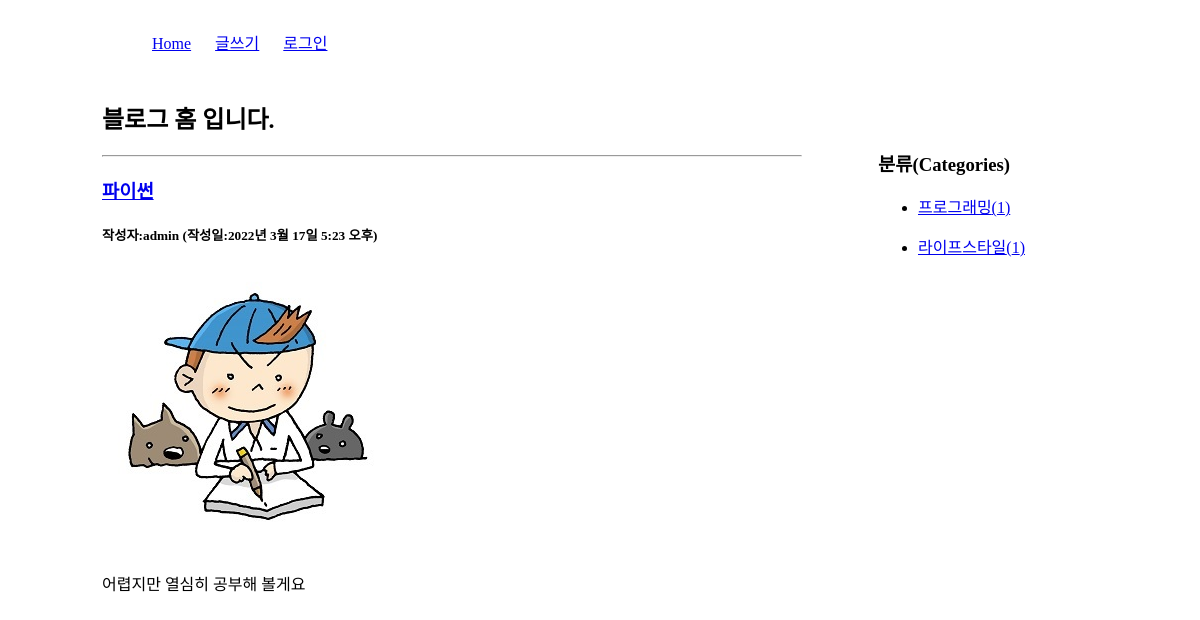
The app's page /blog/category/프로그래밍/ with its own data.
### blog/models.py (models this page shows, shortened)
class Post(models.Model):
    title = models.CharField(max_length=100)
    content = models.TextField()
    pub_date = models.DateTimeField()
    modify_date = models.DateTimeField(null=True, blank=True)
    photo = models.ImageField(upload_to='blog/images/%Y/%m/%d/',
                              null=True, blank=True)
    author = models.ForeignKey(User, on_delete=models.CASCADE)
    category = models.ForeignKey(Category, null=True, blank=True,
                            on_delete=models.SET_NULL)

class Category(models.Model):
    name = models.CharField(max_length=50, unique=True)        # 카테고리 이름
    slug = models.SlugField(max_length=200, unique=True, allow_unicode=True)    # 한글인코딩
    def __str__(self):
        return self.name
    def get_absolute_url(self):
        return "/blog/category/{}".format(self.slug)
    class Meta:
        verbose_name_plural = 'Categories'

### blog/views.py (the view)
# urls.py: path('category/<str:slug>/', views.category_page, name ='category_page'),
def category_page(request, slug):
    category = Category.objects.get(slug=slug)
    post_list = Post.objects.filter(category=category)
    categories = Category.objects.all()
    context = {
        'category' :category,
        'post_list' :post_list,
        'categories' :categories
    }
    return render(request, 'blog/post_list.html', context)

### templates/blog/post_list.html (shortened to what this page needs)
<!DOCTYPE html>
<html lang="ko">
{% load static %}
<head>
    <link rel="stylesheet" href="{% static 'blog/css/style.css' %}">
</head>
<body>
    <div id="container">
        {% include 'navbar.html' %}
        <section id="list">
            <h1>블로그 홈 입니다.</h1>
            {% if post_list %}
                {% for post in post_list %}
                    <hr>
                    <h3><a href="{% url 'blog:detail' post.id %}">{{ post.title }}</a></h3>
                    <h5>작성자:{{ post.author }} (작성일:{{ post.pub_date }})</h5>
                    {% if post.photo %}
                        <img src="{{ post.photo.url }}">
                    {% endif %}
                    <p>{{ post.content | linebreaks }}</p>
                {% endfor %}
            {% else %}
                <p>포스트가 없습니다.</p>
            {% endif %}
        </section>
        <aside>
            <h3>분류(Categories)</h3>
            <div>
                {% for category in categories %}
                <ul>
                    <li>
                        <a href="{{ category.get_absolute_url }}">
                            {{ category }}({{ category.post_set.count }})
                        </a>
                    </li>
                </ul>
                {% endfor %}
            </div>
        </aside>
    </div>
</body>
</html>

### static/blog/css/style.css (style rules this page uses)
#container { width: 996px; margin: 20px auto; }
#list, #detail { width:700px; float:left; }
aside { width:200px; float:right; margin:50px 20px 0 0; }

### records on screen
Post: title "파이썬", author "admin", pub_date "2022년 3월 17일 5:23 오후", photo (picture), content "어렵지만 열심히 공부해 볼게요"
Category: name "프로그래밍", post_set.count "1"
Category: name "라이프스타일", post_set.count "1"
